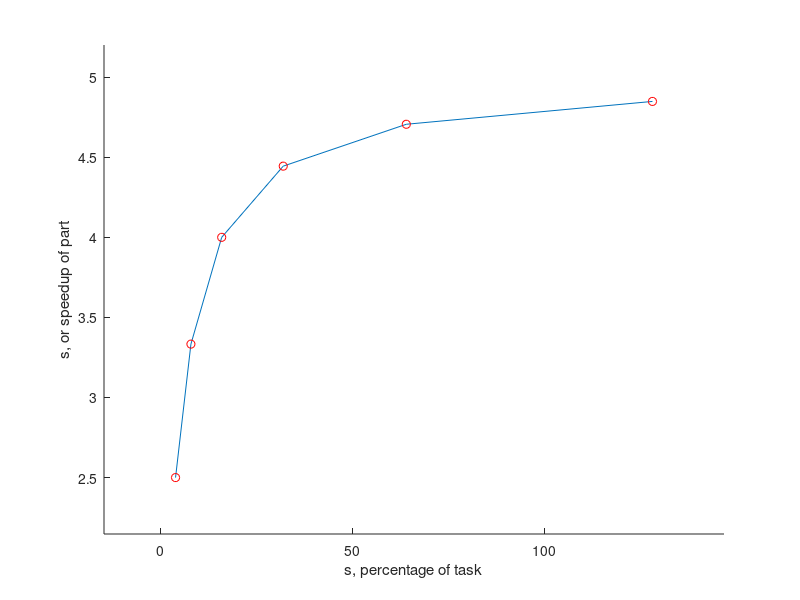

Reproduce this figure in MATLAB.

n = [2 3 4 5 6 7];
s = 2.^n ;
f = 0.8 ;
speedup = 1./( (1-f) + f./s);

%%Plots with dots and 90% line
% Enter x and y axis values here
run = s;
rise = speedup;
% Enter axis labels to use, comment out otherwise
xstring = 's, percentage of task';
ystring = 's, or speedup of part';
%Set the percent mark of y-axis "response time"
% else comment out
%percent_fit = 100;

% Calculate axis ranges
dim_offset = 0.15;
drun = abs(max(run) - min(run));
drise = abs(max(rise)-min(rise));
%drise = drun;
dims = [min(run)-drun*dim_offset ...
        max(run)+drun*dim_offset ...
        min(rise)-drise*dim_offset ...
        max(rise)+drise*dim_offset];


%subplot(2,1,1);
hold on
t = plot(run, rise);
p = plot(run, rise,'or');


%Set figure visual parameters parameters


axis(dims );
if(exist('xstring') & exist('ystring'))
    xlabel(xstring );
    ylabel(ystring );
end
